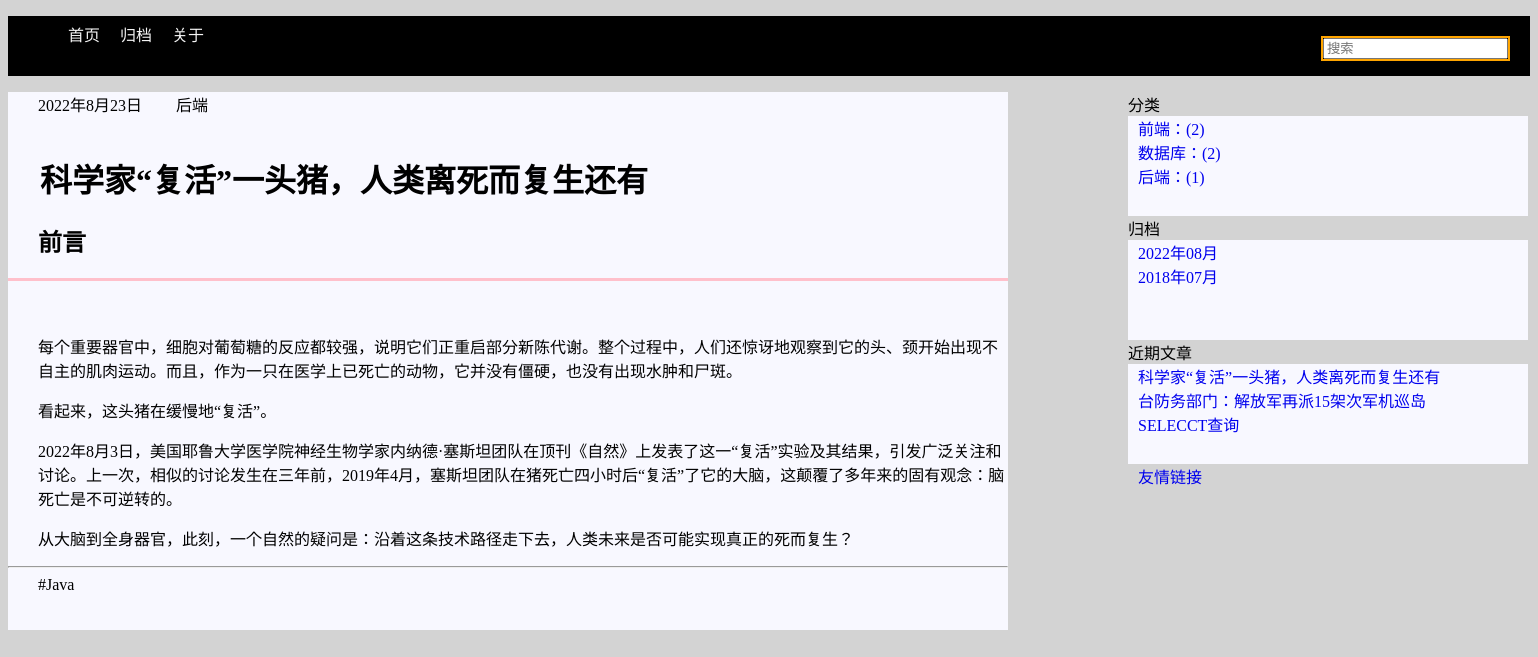
Screenshot of /post/2 with the database file from the repository.
### post/models.py (models this page shows, shortened)
class Post(models.Model):
    title=models.CharField(max_length=20,unique=True,verbose_name='标题')
    desc=models.CharField(max_length=200,verbose_name='简介')
    content = RichTextUploadingField(verbose_name='内容')
    created=models.DateTimeField(auto_now_add=True)
    modified=models.DateTimeField(auto_now=True)
    isdelete=models.BooleanField(default=False,verbose_name='是否删除')
    category=models.ForeignKey(Category,on_delete=models.CASCADE,verbose_name='所属标签')
    tag=models.ManyToManyField(Tag,verbose_name='所属类别')
    class Meta:
        db_table='t_post'
        verbose_name_plural='帖子'

class Category(models.Model):
    cname=models.CharField(max_length=20,unique=True,verbose_name='类别名')
    class Meta:
        db_table='t_category'
        verbose_name_plural='类别'

class Tag(models.Model):
    tname=models.CharField(max_length=20,unique=True,verbose_name='标签名')
    class Meta:
        db_table='t_tag'
        verbose_name_plural='标签'

### post/views.py (the view)
# urls.py: re_path(r'^post/(\d+)$',views.Detailview.as_view()),
class Detailview(View):
    def get(self,request,postid):
        postid=int(postid)
        post_obj=Post.objects.get(id=postid)
        return render(request,'detail.html',{'post_obj':post_obj})

### post/mycontext.py (called while the page is built)
def getrightinfo(request):
    r_cate_post=Post.objects.values('category__cname','category').annotate(c=Count('*')).order_by('-c')
    r_recent_post=Post.objects.order_by('-created')[2:]
    cursor=connection.cursor()
    filepost=cursor.execute("select created,count('*') count from t_post GROUP by strftime('%Y-%m',created) order by count desc")
    r_file_post=filepost.fetchall()
    print(r_file_post)
    return {'r_cate_post':r_cate_post,'r_recent_post':r_recent_post,'r_file_post':r_file_post}

### post/templatetags/mymarkdown.py (called while the page is built)
@register.filter
def md(value):
    import markdown
    return markdown.markdown(value)

### post/templates/detail.html (shortened to what this page needs)
{% extends 'base.html' %}
{% load mymarkdown %}
{% block main %}
    <div class="zuobian">
        <span>{{ post_obj.created|date }}</span>
        <span>{{ post_obj.category.cname }}</span>
            <div class="qita">
            <br>
                <h1>&emsp;{{ post_obj.title }}</h1>
                <h2>&emsp; 前言</h2>
                <hr size="3px" color="pink">
                <span>{{ post_obj.content|md|safe }}</span>
                <hr>
                <span>
                    {% for tag in post_obj.tag.all %}
                        #{{ tag.tname }}&emsp;
                    {% endfor %}
                </span>
            <br><br><br>
            </div>
    </div>
{% endblock %}

### templates/right.html (shortened to what this page needs)
<li class="sidebar">
    <div class="youbian">
        <span>分类</span>
        <div class="fenlei">
            {% for rc in r_cate_post %}
                <a href="/category/{{ rc.category }}">{{ rc.category__cname }}：({{ rc.c }})</a>
                <br>
            {% endfor %}
        </div>
        <span>归档</span>
        <div class="guidang">
            {% for rf in r_file_post %}
                <a href="/archive/{{ rf.0|date:'Y' }}/{{ rf.0|date:'m' }}">{{ rf.0|date:'Y' }}年{{ rf.0|date:'m' }}月</a>
                <br>
            {% endfor %}
        </div >
        <span>近期文章</span>
        <div class="jinqiwenzhang">
            {% for rr in r_recent_post %}
                <a href="/post/{{ rr.id}}">{{ rr.title}}</a>
                <br>
            {% endfor %}
        </div>
        <a href="https://wwww.baidu.com" class="youqinglianjie">友情链接</a>
    </div>
</li>

### static/css/blog.css (style rules this page uses)
.guide { background-color:lightgray }
.outer li { list-style: none; }
.zuobian span { margin-left: 30px; }
.zuobian { float: left; width: 1000px; background-color: ghostwhite; }
.youbian { float: right; background-color: lightgray; }
.fenlei { height: 100px; width: 400px; background-color: ghostwhite; }
.guidang { height: 100px; width: 400px; background-color: ghostwhite; }
.jinqiwenzhang { height: 100px; width: 400px; background-color: ghostwhite; }

### templates/right.html (style rules this page uses)
.youbian a { margin: 10px; text-decoration: none; }

### rows the page displays
Post: created "2022年8月23日", category.cname "后端", title "科学家“复活”一头猪，人类离死而复生还有", content|md "每个重要器官中，细胞对葡萄糖的反应都较强，说明它们正重启部分新陈代谢。整个过程中，人们还惊讶地观察到它的头、颈开始出现不自主的肌肉运动。而且，作为一只在医学上已死亡的动物，它并没有僵硬，也没有出现水肿和尸斑。 看起来，这头猪在缓慢地“复活”。 2022年8月3日，美国耶鲁大学医学院神经生物学家内纳德·塞斯坦团队在顶刊《自然》上发表了这一“复活”实验及其结果，引发广泛关注和讨论。上一次，相似的讨论发生在三年前，2019年4月，塞斯坦团队在猪死亡四小时后“复活”了它的大脑，这颠覆了多年来的固有观念：脑死亡是不可逆转的。 从大脑到全身器官，此刻，一个自然的疑问是：沿着这条技术路径走下去，人类未来是否可能实现真正的死而复生？"
Tag: tname "Java"
Post: title "台防务部门：解放军再派15架次军机巡岛"
Post: title "SELECCT查询"

### other values shown
{{ rc.category__cname }} "前端" "数据库" "后端"
{{ rc.c }} "2" "2" "1"
{{ rf.0|date:'Y' }} "2022" "2018"
{{ rf.0|date:'m' }} "08" "07"
